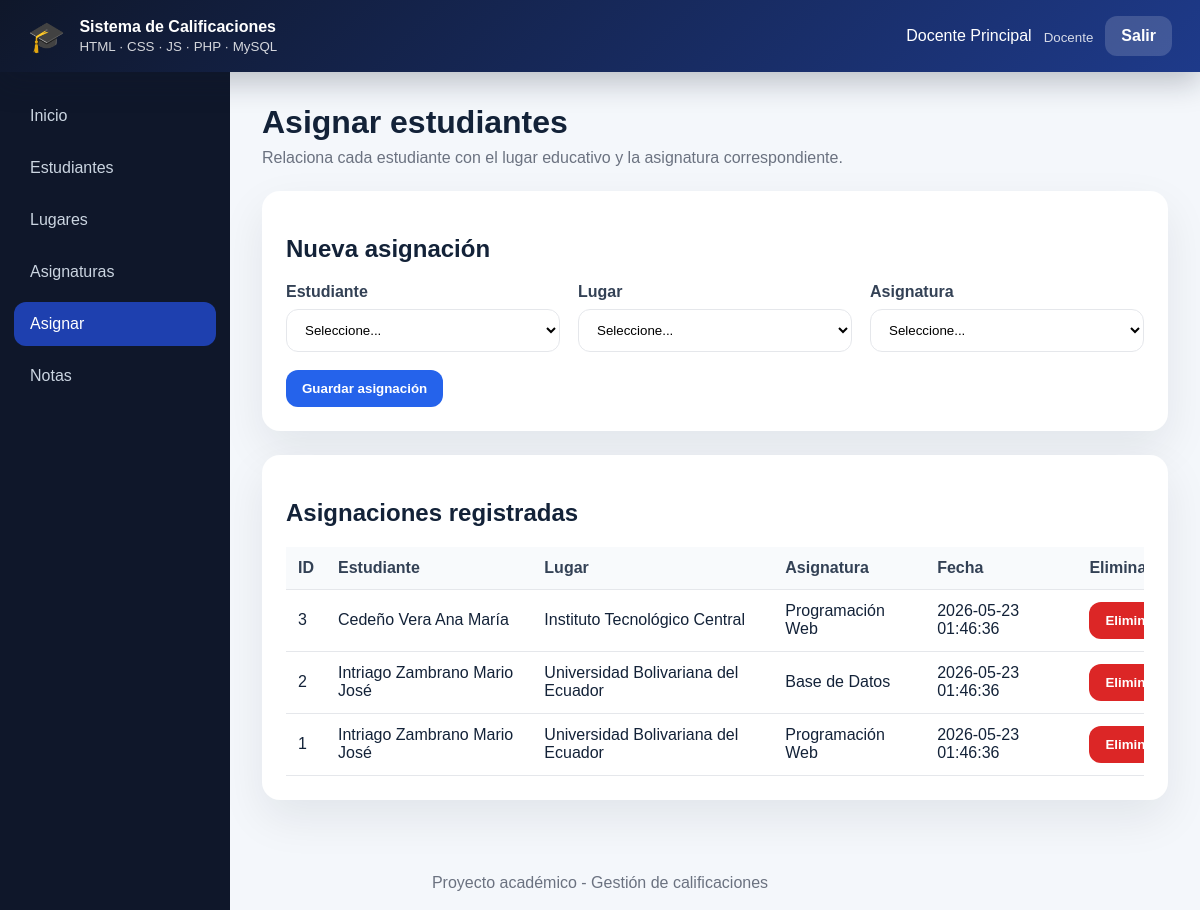
The page /docente/asignar.php (signed in) on the database its author committed.
### tables this page shows
CREATE TABLE `asignaturas_estudiante` (
  `id` int(11) NOT NULL AUTO_INCREMENT,
  `lugar_id` int(11) DEFAULT NULL,
  `asignatura_id` int(11) DEFAULT NULL,
  `usuario_id` int(11) DEFAULT NULL COMMENT 'Estudiante',
  `usuario_id_creacion` int(11) DEFAULT NULL,
  `fecha_creacion` timestamp NULL DEFAULT NULL,
  `hora_creacion` time DEFAULT NULL,
  `usuario_id_actualizacion` int(11) DEFAULT NULL,
  `fecha_actualizacion` timestamp NULL DEFAULT NULL,
  `hora_actualizacion` time DEFAULT NULL,
  `usuario_id_eliminacion` int(11) DEFAULT NULL,
  `fecha_eliminacion` timestamp NULL DEFAULT NULL,
  `hora_eliminacion` time DEFAULT NULL,
  PRIMARY KEY (`id`),
  KEY `idx_ae_lugar` (`lugar_id`),
  KEY `idx_ae_asignatura` (`asignatura_id`),
  KEY `idx_ae_usuario` (`usuario_id`)
);

CREATE TABLE `usuarios` (
  `id` int(11) NOT NULL AUTO_INCREMENT,
  `nombre` varchar(100) DEFAULT NULL,
  `email` varchar(100) DEFAULT NULL,
  `rol` int(1) DEFAULT NULL COMMENT '1 Docente, 2 Estudiante',
  `contrasena` varchar(100) DEFAULT NULL,
  `obs` text,
  `usuario_id_creacion` int(11) DEFAULT NULL,
  `fecha_creacion` timestamp NULL DEFAULT NULL,
  `hora_creacion` time DEFAULT NULL,
  `usuario_id_actualizacion` int(11) DEFAULT NULL,
  `fecha_actualizacion` timestamp NULL DEFAULT NULL,
  `hora_actualizacion` time DEFAULT NULL,
  `usuario_id_eliminacion` int(11) DEFAULT NULL,
  `fecha_eliminacion` timestamp NULL DEFAULT NULL,
  `hora_eliminacion` time DEFAULT NULL,
  PRIMARY KEY (`id`),
  UNIQUE KEY `uk_usuarios_email` (`email`)
);

CREATE TABLE `lugares` (
  `id` int(11) NOT NULL AUTO_INCREMENT,
  `nombre` varchar(100) DEFAULT NULL,
  `obs` text,
  `usuario_id_creacion` int(11) DEFAULT NULL,
  `fecha_creacion` timestamp NULL DEFAULT NULL,
  `hora_creacion` time DEFAULT NULL,
  `usuario_id_actualizacion` int(11) DEFAULT NULL,
  `fecha_actualizacion` timestamp NULL DEFAULT NULL,
  `hora_actualizacion` time DEFAULT NULL,
  `usuario_id_eliminacion` int(11) DEFAULT NULL,
  `fecha_eliminacion` timestamp NULL DEFAULT NULL,
  `hora_eliminacion` time DEFAULT NULL,
  PRIMARY KEY (`id`)
);

CREATE TABLE `asignaturas` (
  `id` int(11) NOT NULL AUTO_INCREMENT,
  `nombre` varchar(100) DEFAULT NULL,
  `obs` text,
  `usuario_id_creacion` int(11) DEFAULT NULL,
  `fecha_creacion` timestamp NULL DEFAULT NULL,
  `hora_creacion` time DEFAULT NULL,
  `usuario_id_actualizacion` int(11) DEFAULT NULL,
  `fecha_actualizacion` timestamp NULL DEFAULT NULL,
  `hora_actualizacion` time DEFAULT NULL,
  `usuario_id_eliminacion` int(11) DEFAULT NULL,
  `fecha_eliminacion` timestamp NULL DEFAULT NULL,
  `hora_eliminacion` time DEFAULT NULL,
  PRIMARY KEY (`id`)
);

### includes/auth.php (called while the page is built, shortened)
<?php
function nombre_rol($rol) {
    return intval($rol) === 1 ? "Docente" : "Estudiante";
}
function limpiar($valor) {
    return htmlspecialchars(trim($valor ?? ""), ENT_QUOTES, "UTF-8");
}
?>

### docente/asignar.php (the view, shortened to what this page needs)
<?php
$base = "../";
$activo = "asignar";
require_once __DIR__ . "/../includes/auth.php";
$sql = "SELECT ae.id, u.nombre AS estudiante, l.nombre AS lugar, a.nombre AS asignatura, ae.fecha_creacion
        FROM asignaturas_estudiante ae
        INNER JOIN usuarios u ON u.id = ae.usuario_id
        INNER JOIN lugares l ON l.id = ae.lugar_id
        INNER JOIN asignaturas a ON a.id = ae.asignatura_id
        WHERE ae.fecha_eliminacion IS NULL
        ORDER BY ae.id DESC";
$asignaciones = mysqli_query($conexion, $sql);
include __DIR__ . "/../includes/header.php";
?>
<section class="page-head">
    <h1>Asignar estudiantes</h1>
    <p>Relaciona cada estudiante con el lugar educativo y la asignatura correspondiente.</p>
</section>
<section class="panel">
    <h2>Nueva asignación</h2>
    <form method="POST" class="form-grid">
        <div>
            <label>Estudiante</label>
            <select name="usuario_id" required>
                <option value="">Seleccione...</option>
            </select>
        </div>
        <div>
            <label>Lugar</label>
            <select name="lugar_id" required>
                <option value="">Seleccione...</option>
            </select>
        </div>
        <div>
            <label>Asignatura</label>
            <select name="asignatura_id" required>
                <option value="">Seleccione...</option>
            </select>
        </div>
        <div class="form-actions">
            <button class="btn btn-primary" type="submit">Guardar asignación</button>
        </div>
    </form>
</section>
<section class="panel">
    <h2>Asignaciones registradas</h2>
    <div class="table-wrap">
        <table>
            <thead>
                <tr>
                    <th>ID</th>
                    <th>Estudiante</th>
                    <th>Lugar</th>
                    <th>Asignatura</th>
                    <th>Fecha</th>
                    <th>Eliminar</th>
                </tr>
            </thead>
            <tbody>
                <?php while ($fila = mysqli_fetch_assoc($asignaciones)): ?>
                    <tr>
                        <td><?php echo $fila["id"]; ?></td>
                        <td><?php echo limpiar($fila["estudiante"]); ?></td>
                        <td><?php echo limpiar($fila["lugar"]); ?></td>
                        <td><?php echo limpiar($fila["asignatura"]); ?></td>
                        <td><?php echo limpiar($fila["fecha_creacion"]); ?></td>
                        <td>
                            <form method="POST" onsubmit="return confirmarEliminacion();">
                                <button class="btn btn-danger" type="submit">Eliminar</button>
                            </form>
                        </td>
                    </tr>
                <?php endwhile; ?>
            </tbody>
        </table>
    </div>
</section>
<?php include __DIR__ . "/../includes/footer.php"; ?>

### includes/header.php (shortened to what this page needs)
<?php
$base = $base ?? "";
$activo = $activo ?? "";
?>
<!DOCTYPE html>
<html lang="es">
<head>
    <link rel="stylesheet" href="<?php echo $base; ?>css/estilos.css">
</head>
<body>
<header class="topbar">
    <div class="brand">
        <span class="brand-icon">🎓</span>
        <div>
            <strong>Sistema de Calificaciones</strong>
            <small>HTML · CSS · JS · PHP · MySQL</small>
        </div>
    </div>
    <?php if (isset($_SESSION["usuario_id"])): ?>
        <div class="user-box">
            <span><?php echo limpiar($_SESSION["nombre"]); ?></span>
            <small><?php echo nombre_rol($_SESSION["rol"]); ?></small>
            <a class="btn btn-light" href="<?php echo $base; ?>logout.php">Salir</a>
        </div>
    <?php endif; ?>
</header>
<?php if (isset($_SESSION["usuario_id"])): ?>
<nav class="sidebar">
    <?php if (intval($_SESSION["rol"]) === 1): ?>
        <a class="<?php echo $activo === 'dashboard' ? 'active' : ''; ?>" href="<?php echo $base; ?>docente/dashboard.php">Inicio</a>
        <a class="<?php echo $activo === 'estudiantes' ? 'active' : ''; ?>" href="<?php echo $base; ?>docente/estudiantes.php">Estudiantes</a>
        <a class="<?php echo $activo === 'lugares' ? 'active' : ''; ?>" href="<?php echo $base; ?>docente/lugares.php">Lugares</a>
        <a class="<?php echo $activo === 'asignaturas' ? 'active' : ''; ?>" href="<?php echo $base; ?>docente/asignaturas.php">Asignaturas</a>
        <a class="<?php echo $activo === 'asignar' ? 'active' : ''; ?>" href="<?php echo $base; ?>docente/asignar.php">Asignar</a>
        <a class="<?php echo $activo === 'notas' ? 'active' : ''; ?>" href="<?php echo $base; ?>docente/notas.php">Notas</a>
    <?php else: ?>
        <a class="<?php echo $activo === 'dashboard' ? 'active' : ''; ?>" href="<?php echo $base; ?>estudiante/dashboard.php">Inicio</a>
        <a class="<?php echo $activo === 'notas' ? 'active' : ''; ?>" href="<?php echo $base; ?>estudiante/notas.php">Mis notas</a>
    <?php endif; ?>
</nav>
<?php endif; ?>
<main class="<?php echo isset($_SESSION["usuario_id"]) ? 'content' : 'content-login'; ?>">

### includes/footer.php (shortened to what this page needs)
</main>
<footer class="footer">
    <span>Proyecto académico - Gestión de calificaciones</span>
</footer>
</body>
</html>

### css/estilos.css (style rules this page uses)
:root { --bg: #f4f7fb; --panel: #ffffff; --text: #132238; --muted: #6b7280; --primary: #2563eb; --primary-dark: #1d4ed8; --danger: #dc2626; --warning: #f59e0b; --success: #16a34a; --line: #e5e7eb; --shadow: 0 18px 45px rgba(15, 23, 42, 0.08); --radius: 18px; }
* { box-sizing: border-box; }
body { margin: 0; font-family: Arial, Helvetica, sans-serif; background: var(--bg); color: var(--text); }
a { text-decoration: none; }
.topbar { position: sticky; top: 0; z-index: 10; height: 72px; background: linear-gradient(135deg, #0f172a, #1e3a8a); color: white; display: flex; align-items: center; justify-content: space-between; padding: 0 28px; box-shadow: 0 10px 30px rgba(15, 23, 42, 0.25); }
.brand { display: flex; align-items: center; gap: 14px; }
.brand-icon { font-size: 30px; }
.brand small, .user-box small { display: block; opacity: .82; margin-top: 3px; }
.user-box { display: flex; align-items: center; gap: 12px; text-align: right; }
.sidebar { position: fixed; top: 72px; left: 0; bottom: 0; width: 230px; background: #0f172a; padding: 22px 14px; }
.sidebar a { color: #cbd5e1; display: block; padding: 13px 16px; border-radius: 12px; margin-bottom: 8px; transition: .2s; }
.sidebar a:hover, .sidebar a.active { background: #1e40af; color: white; }
.content { margin-left: 230px; padding: 32px; min-height: calc(100vh - 120px); }
.page-head { margin-bottom: 24px; }
.page-head h1 { margin: 0 0 8px; font-size: 32px; }
.page-head p { margin: 0; color: var(--muted); }
.panel { background: var(--panel); border-radius: var(--radius); box-shadow: var(--shadow); padding: 24px; margin-bottom: 24px; }
label { display: block; font-weight: bold; margin-bottom: 8px; color: #334155; }
input, select, textarea { width: 100%; border: 1px solid var(--line); border-radius: 12px; padding: 12px 14px; outline: none; background: #fff; }
.form-grid { display: grid; grid-template-columns: repeat(3, minmax(180px, 1fr)); gap: 18px; align-items: end; }
.form-actions { display: flex; align-items: end; }
.btn { border: none; border-radius: 12px; padding: 11px 16px; cursor: pointer; font-weight: bold; display: inline-block; text-align: center; }
.btn-primary { background: var(--primary); color: white; }
.btn-light { background: rgba(255,255,255,.16); color: white; }
.btn-danger { background: var(--danger); color: white; }
.table-wrap { width: 100%; overflow-x: auto; }
table { width: 100%; border-collapse: collapse; min-width: 900px; }
th, td { border-bottom: 1px solid var(--line); padding: 12px; text-align: left; vertical-align: middle; }
th { background: #f8fafc; color: #334155; }
.footer { padding: 18px; text-align: center; color: var(--muted); }

### rows shown on the page
asignaturas_estudiante: id "3", usuario.nombre "Cedeño Vera Ana María", lugar.nombre "Instituto Tecnológico Central", asignatura.nombre "Programación Web", fecha_creacion "2026-05-23 01:46:36"
asignaturas_estudiante: id "2", usuario.nombre "Intriago Zambrano Mario José", lugar.nombre "Universidad Bolivariana del Ecuador", asignatura.nombre "Base de Datos", fecha_creacion "2026-05-23 01:46:36"
asignaturas_estudiante: id "1", usuario.nombre "Intriago Zambrano Mario José", lugar.nombre "Universidad Bolivariana del Ecuador", asignatura.nombre "Programación Web", fecha_creacion "2026-05-23 01:46:36"

### other values the page prints
limpiar($_SESSION["nombre"]) "Docente Principal"
nombre_rol($_SESSION["rol"]) "Docente"
